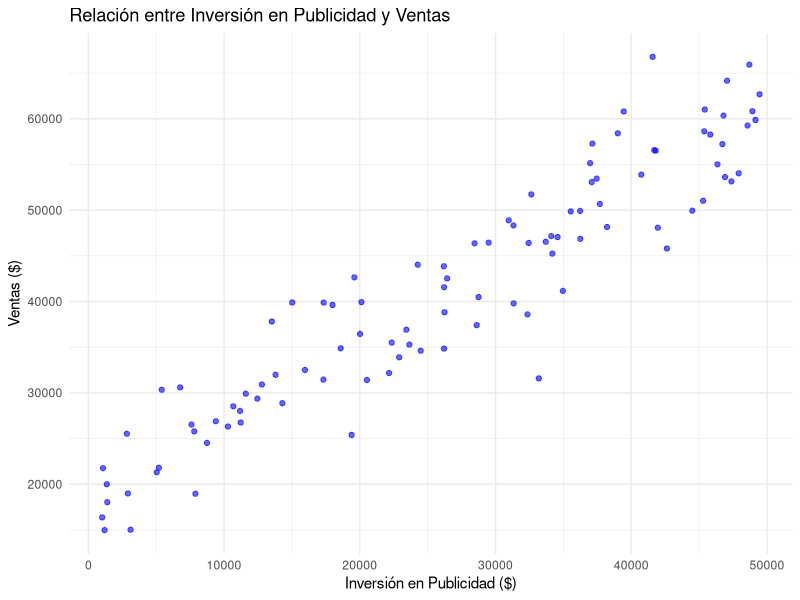
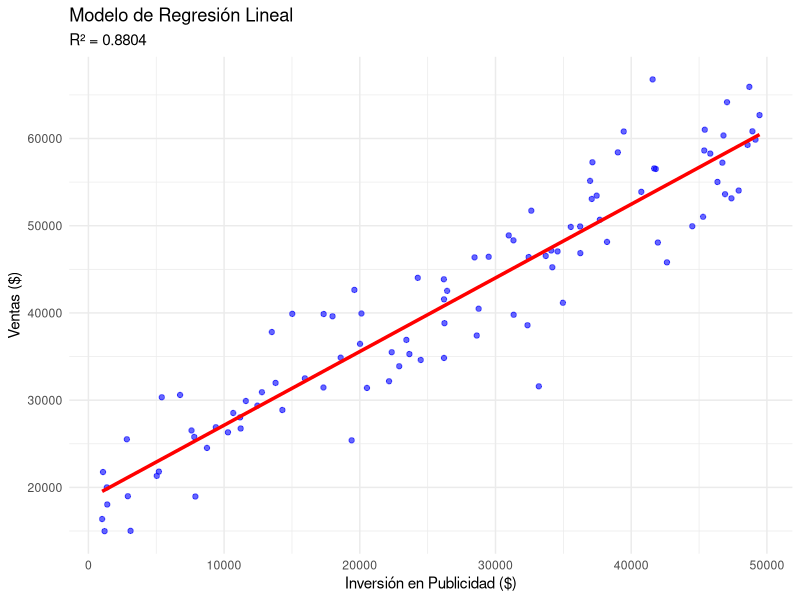
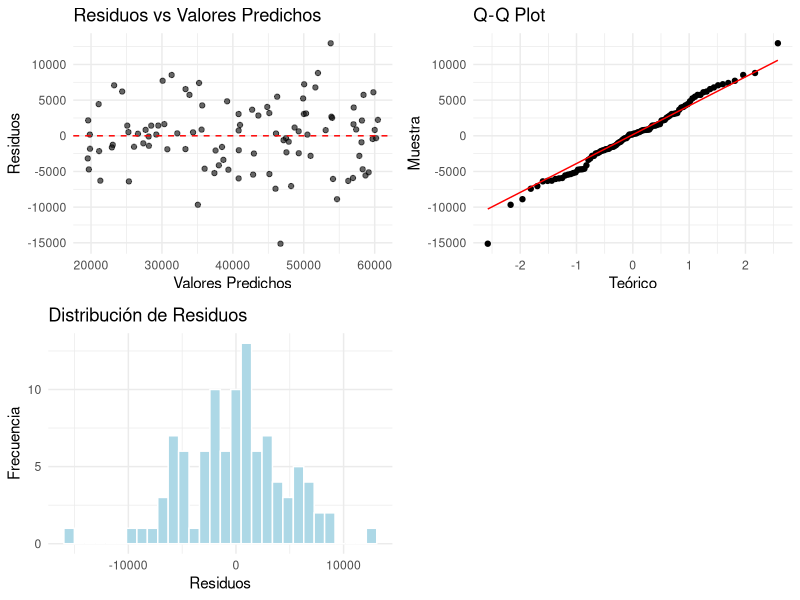
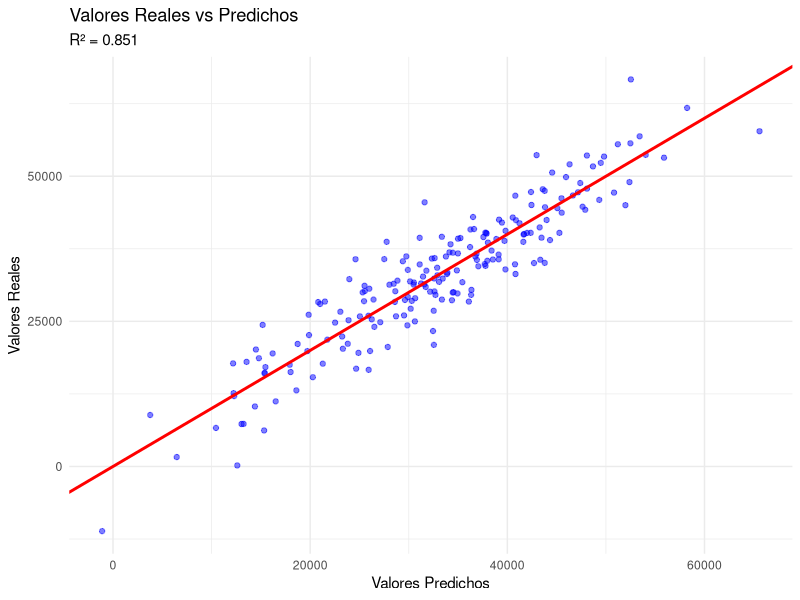
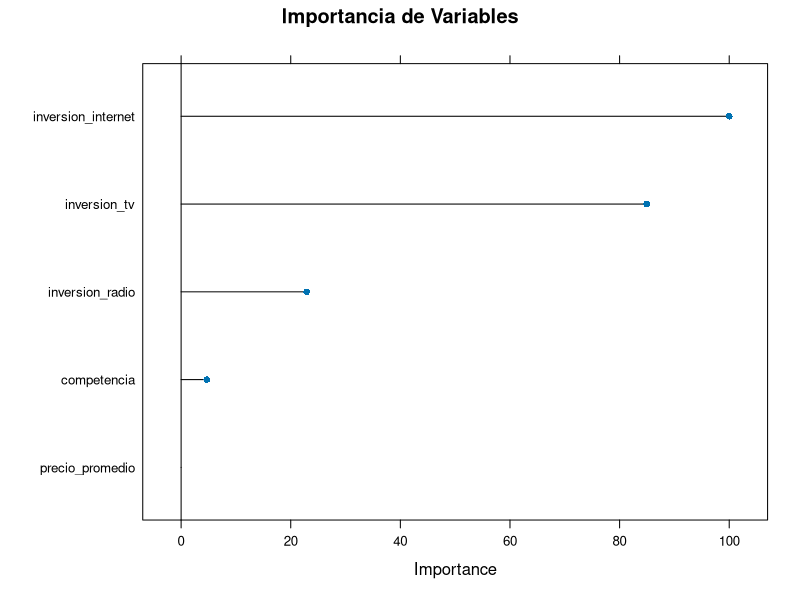
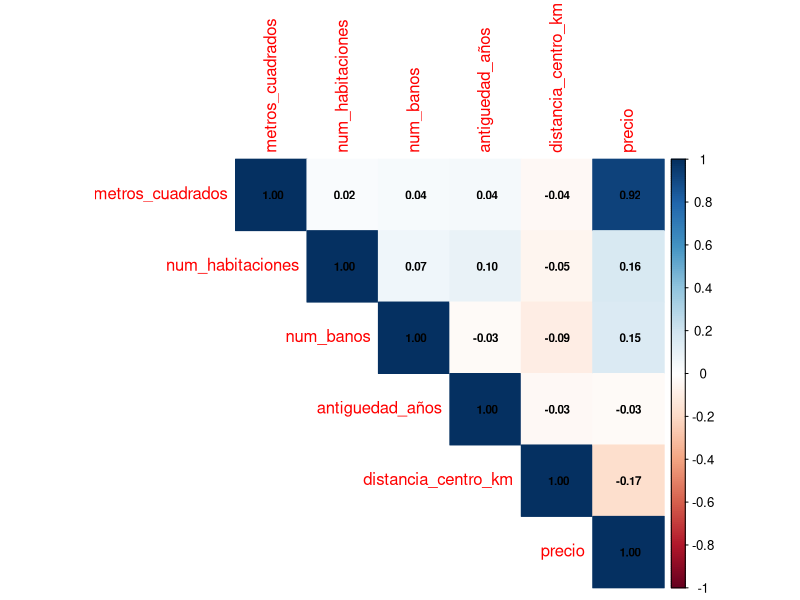
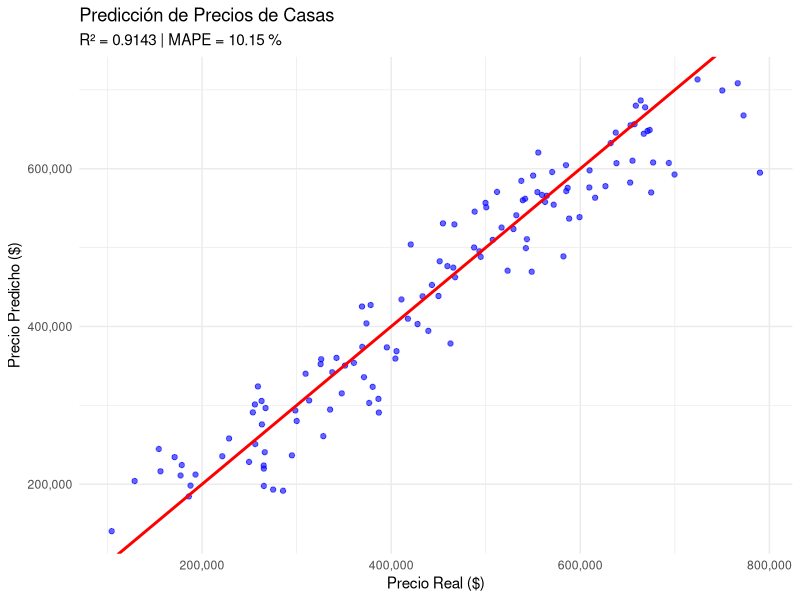

Generate these figures, in order, with R:
# ============================================================================
# MÓDULO 4 - LECCIÓN 1: REGRESIÓN LINEAL
# ============================================================================
# Descripción: Tu primer algoritmo de Machine Learning. Aprenderás regresión
#              lineal simple y múltiple para predecir valores continuos
# Nivel: Intermedio
# Duración estimada: 5-6 horas
# Prerequisito: Módulos 1-3 completados
# ============================================================================

# Cargar librerías
library(ggplot2)
library(dplyr)
library(caret)     # Para ML y validación
library(gridExtra) # Para múltiples gráficos

cat("==================================================\n")
cat("  MÓDULO 4: MACHINE LEARNING SUPERVISADO\n")
cat("  Lección 1: Regresión Lineal\n")
cat("==================================================\n\n")

# ----------------------------------------------------------------------------
# SECCIÓN 1: ¿QUÉ ES LA REGRESIÓN LINEAL?
# ----------------------------------------------------------------------------

cat("=== ¿QUÉ ES LA REGRESIÓN LINEAL? ===\n\n")

# La regresión lineal es un algoritmo de ML supervisado que:
# - Predice valores CONTINUOS (números)
# - Encuentra la relación lineal entre variables
# - Es el algoritmo más fundamental de ML

# Ecuación: y = β₀ + β₁x₁ + β₂x₂ + ... + βₙxₙ + ε
# Donde:
# - y: variable objetivo (lo que queremos predecir)
# - x: variables predictoras (features)
# - β₀: intercepto (valor cuando todas las x son 0)
# - β₁, β₂, ...: coeficientes (pendientes)
# - ε: error aleatorio

# Casos de uso:
# - Predecir ventas basándose en inversión en marketing
# - Predecir precio de casas basándose en características
# - Predecir salario basándose en años de experiencia

# ----------------------------------------------------------------------------
# SECCIÓN 2: REGRESIÓN LINEAL SIMPLE (Una variable)
# ----------------------------------------------------------------------------

cat("=== REGRESIÓN LINEAL SIMPLE ===\n\n")

# Ejemplo: Predecir ventas basándose en inversión en publicidad

# Crear datos de ejemplo
set.seed(42)
n <- 100

publicidad <- data.frame(
  inversion_publicidad = runif(n, min = 1000, max = 50000),
  ventas = numeric(n)
)

# Generar ventas con relación lineal + ruido
publicidad$ventas <- 20000 +
                     0.8 * publicidad$inversion_publicidad +
                     rnorm(n, mean = 0, sd = 5000)

head(publicidad, 10)

# Visualizar los datos
ggplot(publicidad, aes(x = inversion_publicidad, y = ventas)) +
  geom_point(alpha = 0.6, color = "blue") +
  labs(
    title = "Relación entre Inversión en Publicidad y Ventas",
    x = "Inversión en Publicidad ($)",
    y = "Ventas ($)"
  ) +
  theme_minimal()

# ENTRENAR EL MODELO
# Función lm() (linear model)
modelo_simple <- lm(ventas ~ inversion_publicidad, data = publicidad)

# Ver resumen del modelo
summary(modelo_simple)

cat("\n=== INTERPRETACIÓN DEL RESUMEN ===\n")
cat("Coefficients:\n")
cat("  - Intercept: Ventas cuando inversión = 0\n")
cat("  - inversion_publicidad: Por cada $1 más en publicidad,\n")
cat("    las ventas aumentan en este valor\n")
cat("  - Pr(>|t|): p-value, si < 0.05 la variable es significativa\n")
cat("\nR-squared: Qué tan bien el modelo explica los datos\n")
cat("  - 0 = No explica nada\n")
cat("  - 1 = Explica perfectamente\n")
cat("  - > 0.7 = Buen modelo\n\n")

# Extraer coeficientes
coeficientes <- coef(modelo_simple)
intercepto <- coeficientes[1]
pendiente <- coeficientes[2]

cat("Intercepto:", intercepto, "\n")
cat("Pendiente:", pendiente, "\n")
cat("\nEcuación del modelo:\n")
cat("Ventas = ", round(intercepto, 2), " + ",
    round(pendiente, 4), " * Inversión\n\n", sep = "")

# HACER PREDICCIONES

# Predicción sobre datos existentes
publicidad$ventas_predichas <- predict(modelo_simple, publicidad)

head(publicidad, 10)

# Predicción sobre nuevos datos
nuevos_datos <- data.frame(
  inversion_publicidad = c(10000, 25000, 40000)
)

predicciones_nuevas <- predict(modelo_simple, nuevos_datos)

cat("=== PREDICCIONES PARA NUEVOS VALORES ===\n")
for(i in 1:nrow(nuevos_datos)) {
  cat("Inversión: $", nuevos_datos$inversion_publicidad[i],
      " -> Ventas predichas: $", round(predicciones_nuevas[i], 2), "\n")
}

# Visualizar modelo
ggplot(publicidad, aes(x = inversion_publicidad, y = ventas)) +
  geom_point(alpha = 0.6, color = "blue") +
  geom_line(aes(y = ventas_predichas), color = "red", size = 1.2) +
  labs(
    title = "Modelo de Regresión Lineal",
    subtitle = paste("R² =", round(summary(modelo_simple)$r.squared, 4)),
    x = "Inversión en Publicidad ($)",
    y = "Ventas ($)"
  ) +
  theme_minimal()

# ----------------------------------------------------------------------------
# SECCIÓN 3: EVALUACIÓN DEL MODELO
# ----------------------------------------------------------------------------

cat("\n=== EVALUACIÓN DEL MODELO ===\n\n")

# Métricas de evaluación

# 1. R-squared (R²)
r_cuadrado <- summary(modelo_simple)$r.squared
cat("R²:", r_cuadrado, "\n")
cat("  Interpretación: El modelo explica el",
    round(r_cuadrado * 100, 2), "% de la variabilidad\n\n")

# 2. RMSE (Root Mean Squared Error)
# Promedio de los errores en las mismas unidades que y
residuos <- publicidad$ventas - publicidad$ventas_predichas
rmse <- sqrt(mean(residuos^2))
cat("RMSE:", round(rmse, 2), "\n")
cat("  Interpretación: En promedio, el modelo se equivoca por $",
    round(rmse, 2), "\n\n")

# 3. MAE (Mean Absolute Error)
mae <- mean(abs(residuos))
cat("MAE:", round(mae, 2), "\n")
cat("  Interpretación: Error absoluto promedio de $",
    round(mae, 2), "\n\n")

# 4. MAPE (Mean Absolute Percentage Error)
mape <- mean(abs(residuos / publicidad$ventas)) * 100
cat("MAPE:", round(mape, 2), "%\n")
cat("  Interpretación: Error promedio del",
    round(mape, 2), "%\n\n")

# Análisis de residuos (diferencia entre real y predicho)
publicidad$residuos <- residuos

# Gráfico de residuos
p1 <- ggplot(publicidad, aes(x = ventas_predichas, y = residuos)) +
  geom_point(alpha = 0.6) +
  geom_hline(yintercept = 0, color = "red", linetype = "dashed") +
  labs(
    title = "Residuos vs Valores Predichos",
    x = "Valores Predichos",
    y = "Residuos"
  ) +
  theme_minimal()

# QQ-plot (verifica normalidad de residuos)
p2 <- ggplot(publicidad, aes(sample = residuos)) +
  stat_qq() +
  stat_qq_line(color = "red") +
  labs(
    title = "Q-Q Plot",
    x = "Teórico",
    y = "Muestra"
  ) +
  theme_minimal()

# Histograma de residuos
p3 <- ggplot(publicidad, aes(x = residuos)) +
  geom_histogram(bins = 30, fill = "lightblue", color = "white") +
  labs(
    title = "Distribución de Residuos",
    x = "Residuos",
    y = "Frecuencia"
  ) +
  theme_minimal()

grid.arrange(p1, p2, p3, ncol = 2)

# Supuestos de la regresión lineal:
# 1. Linealidad: La relación es lineal
# 2. Homocedasticidad: Varianza constante de residuos
# 3. Normalidad: Los residuos siguen distribución normal
# 4. Independencia: Las observaciones son independientes

# ----------------------------------------------------------------------------
# SECCIÓN 4: REGRESIÓN LINEAL MÚLTIPLE (Múltiples variables)
# ----------------------------------------------------------------------------

cat("\n=== REGRESIÓN LINEAL MÚLTIPLE ===\n\n")

# Ejemplo: Predecir ventas basándose en múltiples factores

# Crear dataset más completo
set.seed(123)
n <- 200

ventas_data <- data.frame(
  inversion_tv = runif(n, 0, 50000),
  inversion_radio = runif(n, 0, 30000),
  inversion_internet = runif(n, 0, 40000),
  precio_promedio = runif(n, 50, 500),
  competencia = sample(1:10, n, replace = TRUE)
)

# Generar ventas con relación lineal compleja
ventas_data$ventas <- 10000 +
                      0.5 * ventas_data$inversion_tv +
                      0.3 * ventas_data$inversion_radio +
                      0.7 * ventas_data$inversion_internet -
                      20 * ventas_data$precio_promedio -
                      500 * ventas_data$competencia +
                      rnorm(n, 0, 5000)

head(ventas_data)

# ENTRENAR MODELO MÚLTIPLE
modelo_multiple <- lm(ventas ~ inversion_tv + inversion_radio +
                              inversion_internet + precio_promedio +
                              competencia,
                     data = ventas_data)

summary(modelo_multiple)

cat("\n=== INTERPRETACIÓN ===\n")
cat("Cada coeficiente representa el efecto de esa variable\n")
cat("MANTENIENDO LAS DEMÁS CONSTANTES\n\n")

# Predicciones
ventas_data$prediccion <- predict(modelo_multiple, ventas_data)

# Evaluación
cat("=== MÉTRICAS DEL MODELO MÚLTIPLE ===\n")
cat("R²:", summary(modelo_multiple)$r.squared, "\n")
cat("R² Ajustado:", summary(modelo_multiple)$adj.r.squared, "\n")

residuos_multiple <- ventas_data$ventas - ventas_data$prediccion
cat("RMSE:", sqrt(mean(residuos_multiple^2)), "\n\n")

# Visualizar predicciones vs reales
ggplot(ventas_data, aes(x = prediccion, y = ventas)) +
  geom_point(alpha = 0.5, color = "blue") +
  geom_abline(intercept = 0, slope = 1, color = "red", size = 1) +
  labs(
    title = "Valores Reales vs Predichos",
    subtitle = paste("R² =", round(summary(modelo_multiple)$r.squared, 4)),
    x = "Valores Predichos",
    y = "Valores Reales"
  ) +
  theme_minimal()

# ----------------------------------------------------------------------------
# SECCIÓN 5: DIVISIÓN TRAIN/TEST
# ----------------------------------------------------------------------------

cat("\n=== DIVISIÓN TRAIN/TEST ===\n\n")

# En ML, SIEMPRE dividimos los datos:
# - Training set (70-80%): Para entrenar el modelo
# - Test set (20-30%): Para evaluar el modelo

# Establecer semilla para reproducibilidad
set.seed(42)

# Crear índices para división
indices_train <- sample(1:nrow(ventas_data), 0.7 * nrow(ventas_data))

# Dividir datos
train_data <- ventas_data[indices_train, ]
test_data <- ventas_data[-indices_train, ]

cat("Datos de entrenamiento:", nrow(train_data), "filas\n")
cat("Datos de prueba:", nrow(test_data), "filas\n\n")

# Entrenar modelo SOLO con datos de entrenamiento
modelo_train <- lm(ventas ~ inversion_tv + inversion_radio +
                           inversion_internet + precio_promedio +
                           competencia,
                  data = train_data)

summary(modelo_train)

# Evaluar en datos de ENTRENAMIENTO
pred_train <- predict(modelo_train, train_data)
rmse_train <- sqrt(mean((train_data$ventas - pred_train)^2))

# Evaluar en datos de PRUEBA
pred_test <- predict(modelo_train, test_data)
rmse_test <- sqrt(mean((test_data$ventas - pred_test)^2))

cat("\n=== EVALUACIÓN ===\n")
cat("RMSE Entrenamiento:", round(rmse_train, 2), "\n")
cat("RMSE Prueba:", round(rmse_test, 2), "\n\n")

if (rmse_test < rmse_train * 1.1) {
  cat("✓ Buen modelo: RMSE de prueba similar al de entrenamiento\n")
} else {
  cat("⚠ Posible overfitting: RMSE de prueba mucho mayor\n")
}

# ----------------------------------------------------------------------------
# SECCIÓN 6: VALIDACIÓN CRUZADA
# ----------------------------------------------------------------------------

cat("\n\n=== VALIDACIÓN CRUZADA ===\n\n")

# La validación cruzada divide los datos en K partes (folds)
# Entrena K veces, cada vez usando una parte diferente para test

# Configurar validación cruzada de 10 folds
control <- trainControl(method = "cv", number = 10)

# Entrenar modelo con validación cruzada
modelo_cv <- train(
  ventas ~ inversion_tv + inversion_radio + inversion_internet +
          precio_promedio + competencia,
  data = ventas_data,
  method = "lm",
  trControl = control
)

print(modelo_cv)

cat("\n=== INTERPRETACIÓN ===\n")
cat("RMSE:", modelo_cv$results$RMSE, "\n")
cat("R²:", modelo_cv$results$Rsquared, "\n")
cat("\nEstas métricas son más confiables que train/test simple\n")
cat("porque prueban el modelo en múltiples divisiones\n\n")

# ----------------------------------------------------------------------------
# SECCIÓN 7: SELECCIÓN DE VARIABLES
# ----------------------------------------------------------------------------

cat("=== SELECCIÓN DE VARIABLES ===\n\n")

# No todas las variables son importantes
# Veamos cuáles son significativas

# Método 1: Ver p-values en summary
summary(modelo_multiple)

# Método 2: Importancia de variables
importancia <- varImp(modelo_cv)
print(importancia)

# Visualizar importancia
plot(importancia, main = "Importancia de Variables")

# Método 3: Stepwise selection (paso a paso)
# Backward elimination
modelo_completo <- lm(ventas ~ ., data = ventas_data)
modelo_step <- step(modelo_completo, direction = "backward", trace = 0)

cat("\n=== MODELO DESPUÉS DE SELECCIÓN ===\n")
summary(modelo_step)

# ----------------------------------------------------------------------------
# SECCIÓN 8: EJEMPLO PRÁCTICO COMPLETO
# ----------------------------------------------------------------------------

cat("\n\n=== EJEMPLO PRÁCTICO: PREDICCIÓN DE PRECIOS DE CASAS ===\n\n")

# Crear dataset de precios de casas
set.seed(2025)
n <- 500

casas <- data.frame(
  metros_cuadrados = runif(n, 50, 300),
  num_habitaciones = sample(1:5, n, replace = TRUE),
  num_banos = sample(1:4, n, replace = TRUE),
  antiguedad_años = runif(n, 0, 50),
  distancia_centro_km = runif(n, 1, 30)
)

# Generar precio basado en características
casas$precio <- 50000 +
                2000 * casas$metros_cuadrados +
                15000 * casas$num_habitaciones +
                20000 * casas$num_banos -
                1000 * casas$antiguedad_años -
                2000 * casas$distancia_centro_km +
                rnorm(n, 0, 50000)

# Asegurar precios positivos
casas$precio <- pmax(casas$precio, 100000)

head(casas, 10)

# Análisis exploratorio
cat("\n=== ESTADÍSTICAS DESCRIPTIVAS ===\n")
summary(casas)

# Correlaciones
cat("\n=== MATRIZ DE CORRELACIÓN ===\n")
cor_matrix <- cor(casas)
print(round(cor_matrix, 2))

# Visualizar correlaciones
library(corrplot)
corrplot(cor_matrix, method = "color", type = "upper",
        addCoef.col = "black", number.cex = 0.7)

# División train/test
set.seed(42)
indices <- sample(1:nrow(casas), 0.75 * nrow(casas))
train <- casas[indices, ]
test <- casas[-indices, ]

cat("\n=== DIVISIÓN DE DATOS ===\n")
cat("Train:", nrow(train), "casas\n")
cat("Test:", nrow(test), "casas\n\n")

# Entrenar modelo
modelo_casas <- lm(precio ~ ., data = train)
summary(modelo_casas)

# Predicciones
pred_train_casas <- predict(modelo_casas, train)
pred_test_casas <- predict(modelo_casas, test)

# Evaluación
cat("\n=== EVALUACIÓN DEL MODELO ===\n")

# RMSE
rmse_train_casas <- sqrt(mean((train$precio - pred_train_casas)^2))
rmse_test_casas <- sqrt(mean((test$precio - pred_test_casas)^2))

cat("RMSE Train: $", round(rmse_train_casas, 2), "\n")
cat("RMSE Test: $", round(rmse_test_casas, 2), "\n\n")

# R²
r2_train <- summary(lm(train$precio ~ pred_train_casas))$r.squared
r2_test <- summary(lm(test$precio ~ pred_test_casas))$r.squared

cat("R² Train:", round(r2_train, 4), "\n")
cat("R² Test:", round(r2_test, 4), "\n\n")

# MAPE
mape_test <- mean(abs((test$precio - pred_test_casas) / test$precio)) * 100
cat("MAPE Test:", round(mape_test, 2), "%\n\n")

# Visualizar resultados
test$prediccion <- pred_test_casas

ggplot(test, aes(x = precio, y = prediccion)) +
  geom_point(alpha = 0.6, color = "blue") +
  geom_abline(intercept = 0, slope = 1, color = "red", size = 1) +
  labs(
    title = "Predicción de Precios de Casas",
    subtitle = paste("R² =", round(r2_test, 4), "| MAPE =", round(mape_test, 2), "%"),
    x = "Precio Real ($)",
    y = "Precio Predicho ($)"
  ) +
  theme_minimal() +
  scale_x_continuous(labels = scales::comma) +
  scale_y_continuous(labels = scales::comma)

# Ejemplos de predicción
cat("=== EJEMPLOS DE PREDICCIÓN ===\n\n")

nuevas_casas <- data.frame(
  metros_cuadrados = c(100, 150, 200),
  num_habitaciones = c(2, 3, 4),
  num_banos = c(1, 2, 2),
  antiguedad_años = c(5, 10, 2),
  distancia_centro_km = c(10, 5, 15)
)

predicciones_casas <- predict(modelo_casas, nuevas_casas)

for(i in 1:nrow(nuevas_casas)) {
  cat("Casa", i, ":\n")
  cat("  - Metros cuadrados:", nuevas_casas$metros_cuadrados[i], "\n")
  cat("  - Habitaciones:", nuevas_casas$num_habitaciones[i], "\n")
  cat("  - Baños:", nuevas_casas$num_banos[i], "\n")
  cat("  - Antigüedad:", nuevas_casas$antiguedad_años[i], "años\n")
  cat("  - Distancia al centro:", nuevas_casas$distancia_centro_km[i], "km\n")
  cat("  PRECIO PREDICHO: $", format(round(predicciones_casas[i], 2), big.mark = ","), "\n\n")
}

# ----------------------------------------------------------------------------
# SECCIÓN 9: EJERCICIOS PRÁCTICOS
# ----------------------------------------------------------------------------

cat("=== EJERCICIOS PARA PRACTICAR ===\n\n")

cat("EJERCICIO 1: Predecir salarios\n")
cat("Crea un modelo para predecir salarios basándote en:\n")
cat("- Años de experiencia\n")
cat("- Nivel de educación\n")
cat("- Horas trabajadas por semana\n\n")

cat("EJERCICIO 2: Optimizar inversión en marketing\n")
cat("Usando el modelo de publicidad, encuentra:\n")
cat("- Cuánto invertir para lograr ventas de $50,000\n")
cat("- Qué canal de marketing es más efectivo\n\n")

cat("EJERCICIO 3: Comparar modelos\n")
cat("Crea tres modelos diferentes y compara:\n")
cat("- Modelo con todas las variables\n")
cat("- Modelo con selección stepwise\n")
cat("- Modelo solo con variables significativas\n")
cat("¿Cuál funciona mejor?\n\n")

# ----------------------------------------------------------------------------
# RESUMEN
# ----------------------------------------------------------------------------

cat("\n=== RESUMEN DE LA LECCIÓN ===\n")
cat("Aprendiste:\n\n")
cat("✓ Qué es la regresión lineal y cuándo usarla\n")
cat("✓ Regresión lineal simple (1 variable)\n")
cat("✓ Regresión lineal múltiple (múltiples variables)\n")
cat("✓ Métricas de evaluación: R², RMSE, MAE, MAPE\n")
cat("✓ División train/test\n")
cat("✓ Validación cruzada\n")
cat("✓ Selección de variables\n")
cat("✓ Análisis de residuos\n")
cat("✓ Proyecto completo de predicción de precios\n\n")

cat("CONCEPTOS CLAVE:\n")
cat("- SIEMPRE dividir datos en train/test\n")
cat("- NUNCA evaluar en los datos de entrenamiento\n")
cat("- Verificar supuestos del modelo\n")
cat("- Interpretar coeficientes correctamente\n\n")

cat("Siguiente: Lección 2 - Regresión Logística (Clasificación)\n")

# ============================================================================
# FIN DE LA LECCIÓN
# ============================================================================
